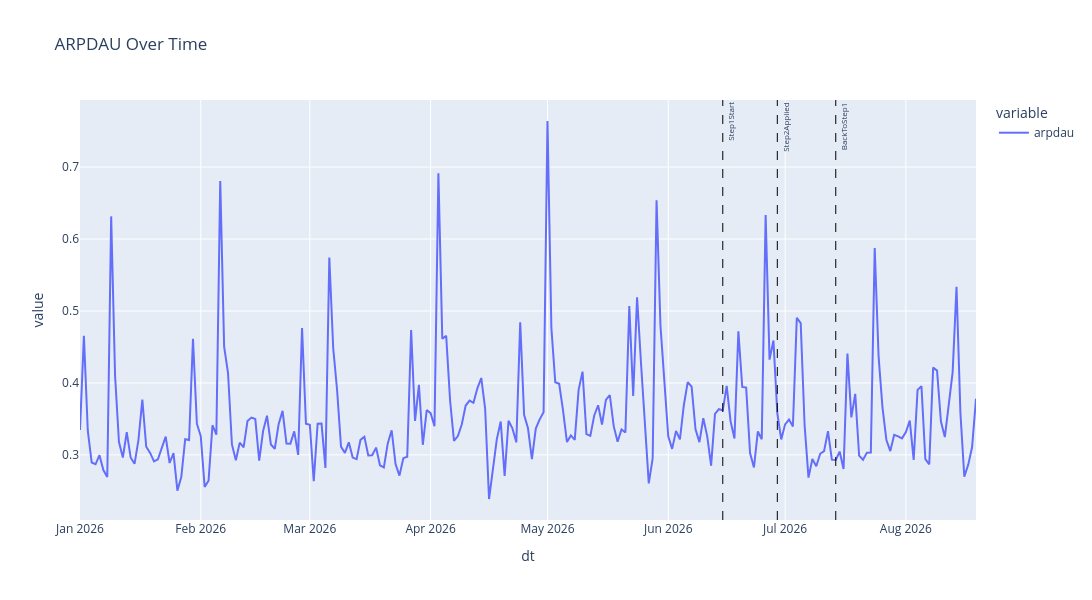

Notebook source saved alongside this figure:
### Code cell
fig = px.line(data_arpdau_agg, 
              x='dt', 
              y=['arpdau'],
              #color='payer_value_segment',
              title='ARPDAU Over Time',
              width=1500,
              height=600,
              hover_data={'user_id_count': True, 'usd_net_iap_revenue': True, 'usd_net_ad_revenue': True},
              #barmode='group'
              )

fig = add_vlines_to_figure(fig, vlines_events)


fig.show()

### Figure 1 — Plotly figure (JSON) as saved in the notebook; plotly's stock layout.template omitted (floating-point values rounded to 4 significant figures; data arrays with more than 128 entries replaced by an {"elided": "..."} marker saying what was removed)
{"data": [{"customdata": {"elided": "231x3 float values"}, "hovertemplate": "variable=arpdau<br>dt=%{x}<br>value=%{y}<br>user_id_count=%{customdata[0]}<br>usd_net_iap_revenue=%{customdata[1]}<br>usd_net_ad_revenue=%{customdata[2]}<extra></extra>", "legendgroup": "arpdau", "line": {"color": "#636efa", "dash": "solid"}, "marker": {"symbol": "circle"}, "mode": "lines", "name": "arpdau", "orientation": "v", "showlegend": true, "type": "scatter", "x": {"elided": "231 str values"}, "xaxis": "x", "y": {"elided": "231 float values"}, "yaxis": "y"}], "layout": {"annotations": [{"font": {"size": 8}, "showarrow": false, "text": "Step1Start", "textangle": -90, "x": 1781481600000, "xanchor": "left", "xref": "x", "y": 1, "yanchor": "top", "yref": "y domain"}, {"font": {"size": 8}, "showarrow": false, "text": "Step2Applied", "textangle": -90, "x": 1782691200000, "xanchor": "left", "xref": "x", "y": 1, "yanchor": "top", "yref": "y domain"}, {"font": {"size": 8}, "showarrow": false, "text": "BackToStep1", "textangle": -90, "x": 1783987200000, "xanchor": "left", "xref": "x", "y": 1, "yanchor": "top", "yref": "y domain"}], "height": 600, "legend": {"title": {"text": "variable"}, "tracegroupgap": 0}, "shapes": [{"line": {"color": "black", "dash": "dash", "width": 1}, "type": "line", "x0": 1781481600000, "x1": 1781481600000, "xref": "x", "y0": 0, "y1": 1, "yref": "y domain"}, {"line": {"color": "black", "dash": "dash", "width": 1}, "type": "line", "x0": 1782691200000, "x1": 1782691200000, "xref": "x", "y0": 0, "y1": 1, "yref": "y domain"}, {"line": {"color": "black", "dash": "dash", "width": 1}, "type": "line", "x0": 1783987200000, "x1": 1783987200000, "xref": "x", "y0": 0, "y1": 1, "yref": "y domain"}], "title": {"text": "ARPDAU Over Time"}, "width": 1500, "xaxis": {"anchor": "y", "domain": [0, 1], "title": {"text": "dt"}}, "yaxis": {"anchor": "x", "domain": [0, 1], "title": {"text": "value"}}}}
